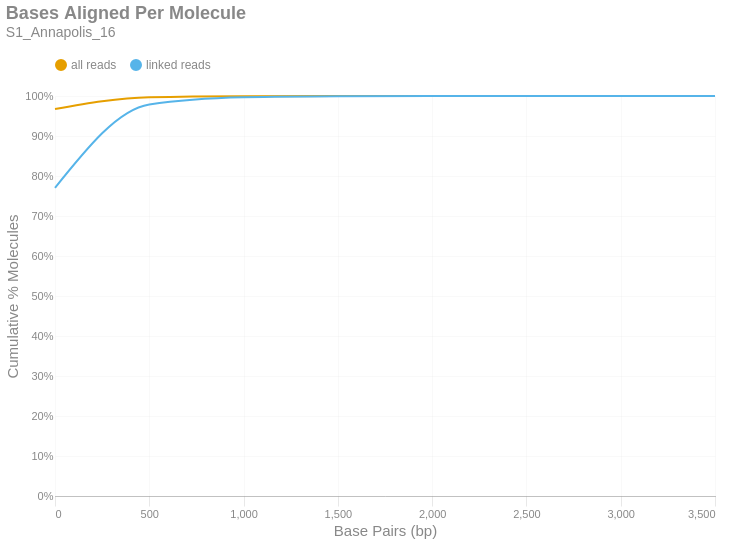

This figure's notebook cell:
### Markdown cell above
### Bases Aligned Per Molecule
This is a cumulative frequency distribution showing the number of base pairs aligned per unique molecule. These data are shown in 500 bp bins. There are two distributions: one with `all reads` (yellow) and another with only `linked reads` (blue). The percent of molecules in the `linked reads` distribution is relative to the total number of linked molecules.

### Code cell
if SKIPLR:
    print_html(f"Skipped")
else:
    binned_df = consolidated_hist(valids['aligned_bp'], mask, 500, True)
    with SafeRender(binned_df):
        (
            density_plot(binned_df, 'Bases Aligned Per Molecule', samplename, 'basesper')
            .encode(
                x=alt.X('bin:Q', title="Base Pairs (bp)").axis(tickMinStep=500).scale(padding=0),
                y=alt.Y('value:Q', title='Cumulative % Molecules')
                    .axis(format='%')
                    .scale(domain = [0,1])
                    .stack(False),
                color=alt.Color("key:N").scale(domain = ["all reads", "linked reads"]),
                tooltip = [
                    alt.Tooltip("key:N", title = "Data Type"),
                    alt.Tooltip("range_label:N", title="Bases Aligned Per Molecule"),
                    alt.Tooltip("value:Q", format = ".2%", title="% Molecules (Cum.)")
                ]
            )
        ).display()

### Figure 1 — Vega-Lite specification as saved in the notebook (floating-point values rounded to 4 significant figures)
{"width": "container", "height": 400, "config": {"title": {"anchor": "start", "dy": -15, "fontSize": 18, "color": "#888888", "subtitleColor": "#888888", "subtitleFontSize": 14}, "arc": {"fill": "#0072B2"}, "axis": {"domainColor": "#888888", "domainWidth": 0.5, "gridWidth": 0.2, "grid": false, "titleFontWeight": 400, "titleFontSize": 15, "labelFontSize": 11, "labelColor": "#888888", "tickColor": "#888888", "tickWidth": 0.2, "titleColor": "#888888"}, "axisBand": {"grid": false}, "axisX": {"grid": true, "tickSize": 10, "domainCap": "round"}, "axisY": {"domain": false, "grid": true, "tickSize": 0, "domainCap": "round"}, "background": "transparent", "header": {"labelFontSize": 15, "labelColor": "#888888", "titleFontSize": 15, "titleFontWeight": 600, "titleColor": "#888888"}, "legend": {"labelFont": "sans-serif", "labelFontSize": 12, "labelColor": "#888888", "symbolSize": 100, "symbolType": "circle", "titleFontSize": 12, "titlePadding": 10, "titleColor": "#888888", "title": null, "orient": "top"}, "range": {"category": ["#E69F00", "#56B4E9", "#009E73", "#F0E442", "#0072B2", "#D55E00", "#CC79A7", "#000000"], "diverging": ["#cfe8f3", "#a2d4ec", "#73bfe2", "#46abdb", "#1696d2", "#12719e"]}, "area": {"fill": "#0072B2", "fillOpacity": 0.7, "line": true, "strokeOpacity": 0.7}, "line": {"color": "#0072B2", "stroke": "#0072B2", "strokeWidth": 2}, "trail": {"color": "#0072B2", "stroke": "#0072B2", "strokeWidth": 0, "size": 1}, "point": {"filled": true, "fillOpacity": 1.0, "size": 95}, "text": {"color": "#888888", "fontSize": 11, "align": "right", "fontWeight": 400, "size": 11}, "bar": {"fill": "#0072B2", "stroke": null}, "view": {"stroke": null, "continuousWidth": 660, "continuousHeight": 400}}, "data": {"name": "data-dacb42bb84207d9e799f27f3506fac2c"}, "mark": {"type": "line", "interpolate": "monotone", "point": {"opacity": 0, "size": 275}}, "encoding": {"color": {"field": "key", "scale": {"domain": ["all reads", "linked reads"]}, "type": "nominal"}, "tooltip": [{"field": "key", "title": "Data Type", "type": "nominal"}, {"field": "range_label", "title": "Bases Aligned Per Molecule", "type": "nominal"}, {"field": "value", "format": ".2%", "title": "% Molecules (Cum.)", "type": "quantitative"}], "x": {"axis": {"tickMinStep": 500}, "field": "bin", "scale": {"padding": 0}, "title": "Base Pairs (bp)", "type": "quantitative"}, "y": {"axis": {"format": "%"}, "field": "value", "scale": {"domain": [0, 1]}, "stack": false, "title": "Cumulative % Molecules", "type": "quantitative"}}, "params": [{"name": "param_c36ac31b6afebe62", "select": {"type": "point", "fields": ["key"]}, "bind": "legend"}], "title": {"text": "Bases Aligned Per Molecule", "subtitle": "S1_Annapolis_16"}, "transform": [{"fold": ["all reads (cumsum)", "linked reads (cumsum)"]}, {"calculate": "replace(datum.key, ' (cumsum)', '')", "as": "key"}, {"filter": {"param": "param_c36ac31b6afebe62"}}], "usermeta": {"embedOptions": {"downloadFileName": "S1_Annapolis_16.basesper"}}, "$schema": "https://vega.github.io/schema/vega-lite/v6.1.0.json", "datasets": {"data-dacb42bb84207d9e799f27f3506fac2c": [{"bin": "0.0", "interval": "0.0-500.0", "all reads": 0.9675, "linked reads": 0.7703, "all reads (cumsum)": 0.9675, "linked reads (cumsum)": 0.7703, "range_label": "0-499"}, {"bin": "500.0", "interval": "500.0-1000.0", "all reads": 0.02952, "linked reads": 0.2084, "all reads (cumsum)": 0.997, "linked reads (cumsum)": 0.9787, "range_label": "500-999"}, {"bin": "1000.0", "interval": "1000.0-1500.0", "all reads": 0.002547, "linked reads": 0.01827, "all reads (cumsum)": 0.9996, "linked reads (cumsum)": 0.997, "range_label": "1000-1499"}, {"bin": "1500.0", "interval": "1500.0-2000.0", "all reads": 0.000351, "linked reads": 0.002541, "all reads (cumsum)": 0.9999, "linked reads (cumsum)": 0.9995, "range_label": "1500-1999"}, {"bin": "2000.0", "interval": "2000.0-2500.0", "all reads": 5.713e-05, "linked reads": 0.0004138, "all reads (cumsum)": 1.0, "linked reads (cumsum)": 0.9999, "range_label": "2000-2499"}, {"bin": "2500.0", "interval": "2500.0-3000.0", "all reads": 9.423e-06, "linked reads": 6.825e-05, "all reads (cumsum)": 1.0, "linked reads (cumsum)": 1.0, "range_label": "2500-2999"}, {"bin": "3000.0", "interval": "3000.0-3500.0", "all reads": 3.141e-06, "linked reads": 2.275e-05, "all reads (cumsum)": 1.0, "linked reads (cumsum)": 1.0, "range_label": "3000-3499"}, {"bin": "3500.0", "interval": "3500.0-4000.0", "all reads": 5.889e-07, "linked reads": 4.266e-06, "all reads (cumsum)": 1.0, "linked reads (cumsum)": 1.0, "range_label": "3500-3999"}]}}
